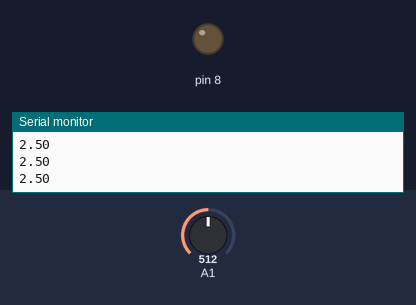
Recording of a sketch running on a simulated Arduino Uno, built with avr-gcc and run on an emulated ATmega328P. Parts: output pins drawn as LEDs (lit = HIGH), the last lines printed to the serial monitor. Inputs (shaded band) come from the test bench; at power-on: A1 = 512.

Above: at 1.2 s.
1.3 s: A1 set to 109
2.8 s: A1 set to 93
At 4.0 s:
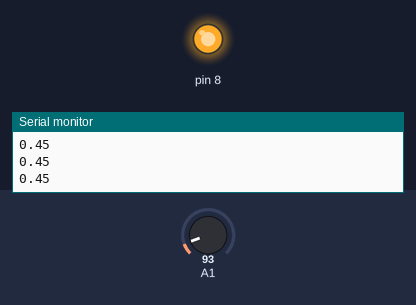
4.3 s: A1 set to 122
At 5.4 s:
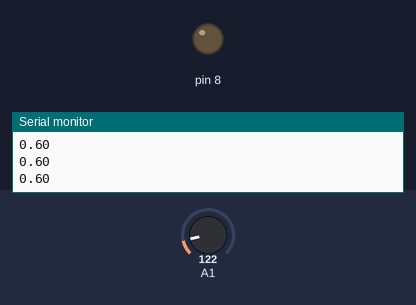
5.8 s: A1 set to 0
At 6.9 s:
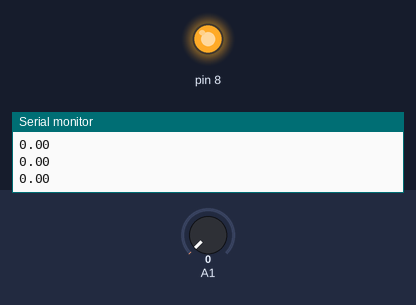
Timing chart, 0 to 8.3 s (numbered marks = the images above; inputs shaded):
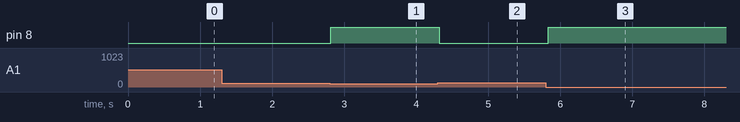

Measured:
- the behaviour switches between 103 and 102 on A1 (found by bisection; images 0 and 1)
- after the input at 2.8 s, pin 8: LOW → HIGH at once
- after the input at 4.3 s, pin 8: HIGH → LOW at once
- after the input at 5.8 s, pin 8: LOW → HIGH at once

The sketch:

illumino_Arduino_code.ino
````cpp
/*
- LED: Connected to Digital Pin 8 through a 220Ω resistor.
- LDR & 10kΩ form a voltage divider feeding Analog Pin A1.

---

## 💾 Arduino Code

```cpp
*/
float x;

void setup() {
  Serial.begin(9600);
  pinMode(8, OUTPUT);
  pinMode(A1, INPUT);
}

void loop() {
  x = (analogRead(A1) / 1023.0) * 5.0;  // Convert analog reading to voltage
  Serial.println(x);  // Print voltage to Serial Monitor

  if (x < 0.5) {
    digitalWrite(8, HIGH);  // Turn ON LED
  } else {
    digitalWrite(8, LOW);   // Turn OFF LED
  }

  delay(100);
}
````
